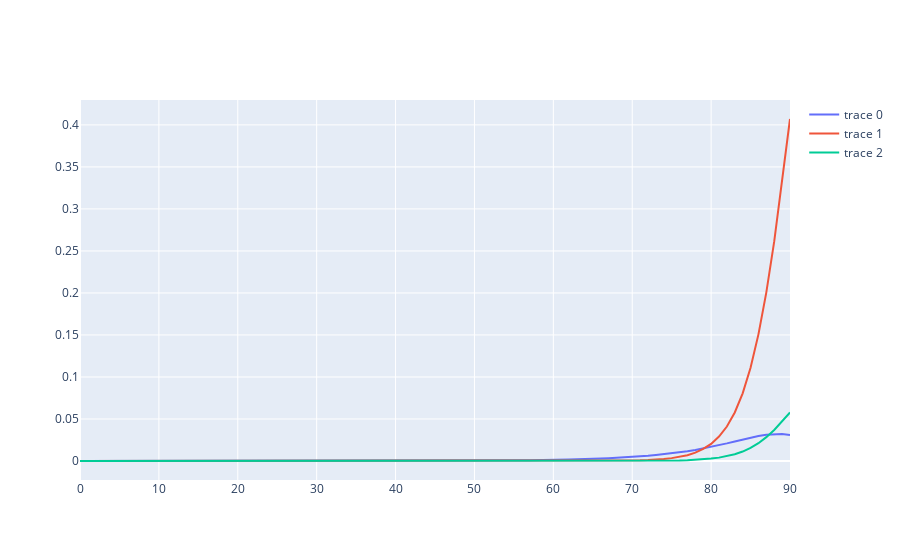

Here is the notebook cell this chart was saved with:
### Code cell
fig = go.Figure()
for i in range(clone_list.shape[0]):
    fig.add_trace(
        go.Scatter(x=clone_list[i,0,:], y= clone_list[i,1,:]))
fig
